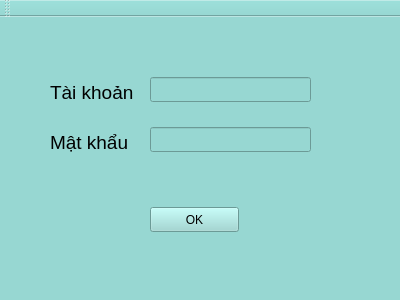
<?xml version="1.0" encoding="UTF-8"?>
<ui version="4.0">
 <class>MainWindow</class>
 <widget class="QMainWindow" name="MainWindow">
  <property name="geometry">
   <rect>
    <x>0</x>
    <y>0</y>
    <width>400</width>
    <height>300</height>
   </rect>
  </property>
  <property name="windowTitle">
   <string>LOGIN</string>
  </property>
  <property name="styleSheet">
   <string notr="true">
background-color: rgb(151, 215, 210);</string>
  </property>
  <widget class="QWidget" name="centralWidget">
   <widget class="QPushButton" name="button_dangnhap">
    <property name="geometry">
     <rect>
      <x>150</x>
      <y>190</y>
      <width>89</width>
      <height>25</height>
     </rect>
    </property>
    <property name="text">
     <string>OK</string>
    </property>
   </widget>
   <widget class="QLabel" name="label">
    <property name="geometry">
     <rect>
      <x>50</x>
      <y>60</y>
      <width>91</width>
      <height>31</height>
     </rect>
    </property>
    <property name="font">
     <font>
      <pointsize>14</pointsize>
     </font>
    </property>
    <property name="text">
     <string>Tài khoản</string>
    </property>
   </widget>
   <widget class="QLabel" name="label_2">
    <property name="geometry">
     <rect>
      <x>50</x>
      <y>110</y>
      <width>101</width>
      <height>31</height>
     </rect>
    </property>
    <property name="font">
     <font>
      <pointsize>14</pointsize>
     </font>
    </property>
    <property name="text">
     <string>Mật khẩu</string>
    </property>
   </widget>
   <widget class="QLineEdit" name="taikhoan">
    <property name="geometry">
     <rect>
      <x>150</x>
      <y>60</y>
      <width>161</width>
      <height>25</height>
     </rect>
    </property>
    <property name="font">
     <font>
      <pointsize>14</pointsize>
     </font>
    </property>
   </widget>
   <widget class="QLineEdit" name="matkhau">
    <property name="geometry">
     <rect>
      <x>150</x>
      <y>110</y>
      <width>161</width>
      <height>25</height>
     </rect>
    </property>
    <property name="font">
     <font>
      <pointsize>14</pointsize>
     </font>
    </property>
   </widget>
  </widget>
  <widget class="QMenuBar" name="menuBar">
   <property name="geometry">
    <rect>
     <x>0</x>
     <y>0</y>
     <width>400</width>
     <height>22</height>
    </rect>
   </property>
  </widget>
  <widget class="QToolBar" name="mainToolBar">
   <attribute name="toolBarArea">
    <enum>TopToolBarArea</enum>
   </attribute>
   <attribute name="toolBarBreak">
    <bool>false</bool>
   </attribute>
  </widget>
  <widget class="QStatusBar" name="statusBar"/>
 </widget>
 <layoutdefault spacing="6" margin="11"/>
 <resources/>
 <connections/>
</ui>
